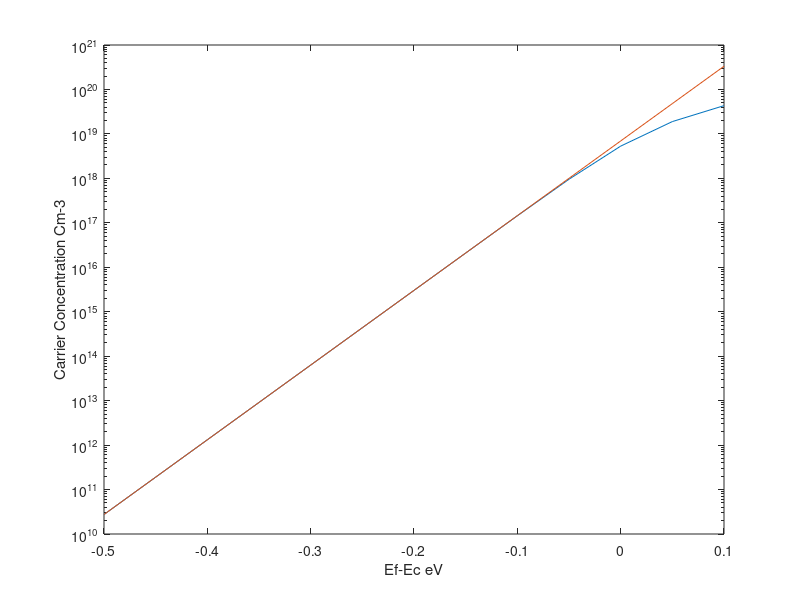

Source code (MATLAB):
q=1.602e-19; 
m0=9.11e-31;
h1=1.602e-34; 
h=h1*2*pi; 
k=1.38e-23;
m=0.98*m0;  %for Silicon
T=300;
N=sqrt(2)/pi^2*(m/h1^2)^(3/2);
NF=inline('N*sqrt(E)*1./(1+exp((E-Ef)/(k*T)))','E','N','k','T','Ef')
Nc=2*((2*pi*m*k*T)/h^2).^(3/2);
n0=[];
n=1;
for Ef=-0.5*q:0.05*q:0.1*q;
n0(n)=quad(@(E)NF(E,N,k,T,Ef),0,0.4*q,1e-4); n=n+1;
end
Ef=-0.5*q:0.05*q:0.1*q;
semilogy(Ef/q,n0/1e6,Ef/q,Nc*exp(Ef/k/T)/1e6);
xlabel('Ef-Ec eV'); ylabel('Carrier Concentration Cm-3')